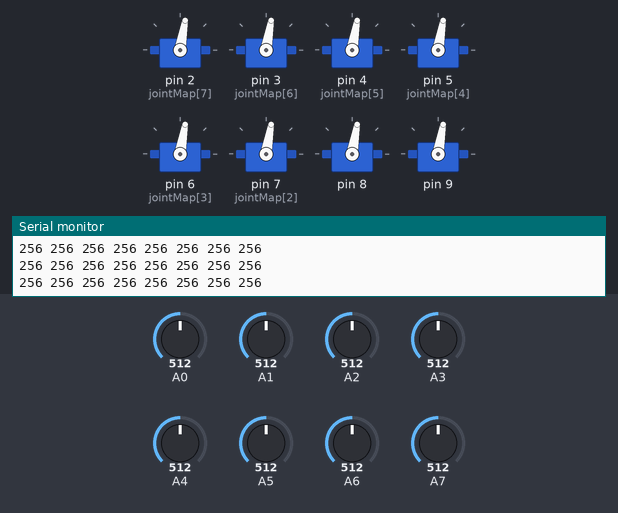
A sketch run on a simulated Arduino Uno, built with avr-gcc and run on an emulated ATmega328P. Parts: 8 × servo, the last lines printed to the serial monitor. The test bench sets the inputs (shaded band); at power-on: A0 = 512, A1 = 512, A2 = 512, A3 = 512, A4 = 512, A5 = 512, A6 = 512, A7 = 512.

Above: at 1.2 s.
1.3 s: A0 set to 716
At 2.0 s:
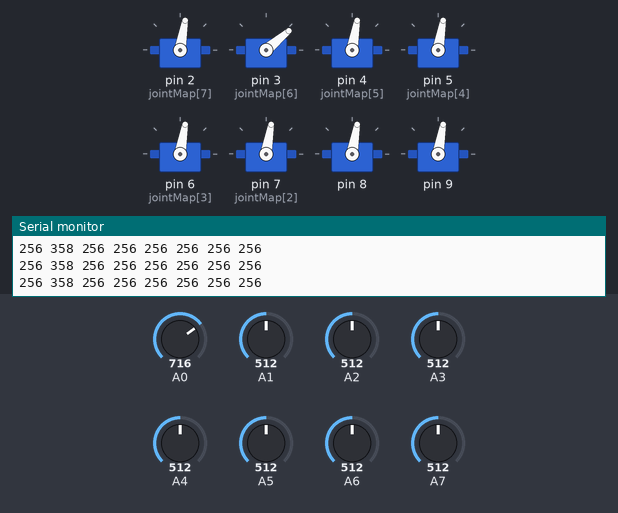
2.8 s: A1 set to 206
At 3.9 s:
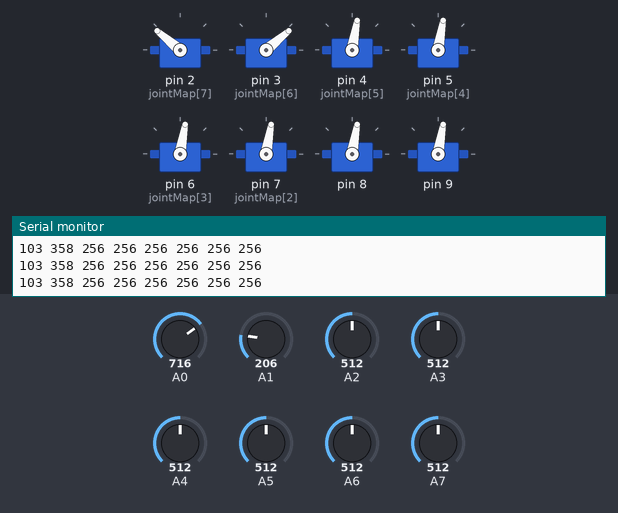
4.3 s: A1 set to 190
At 4.7 s:
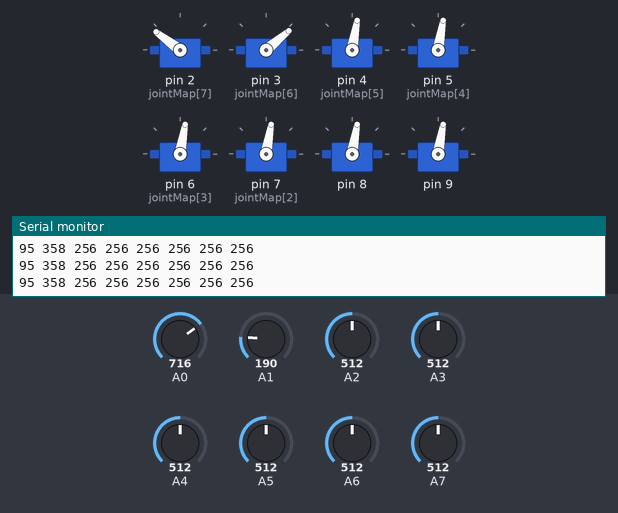
7.3 s: A2 set to 716
At 8.0 s:
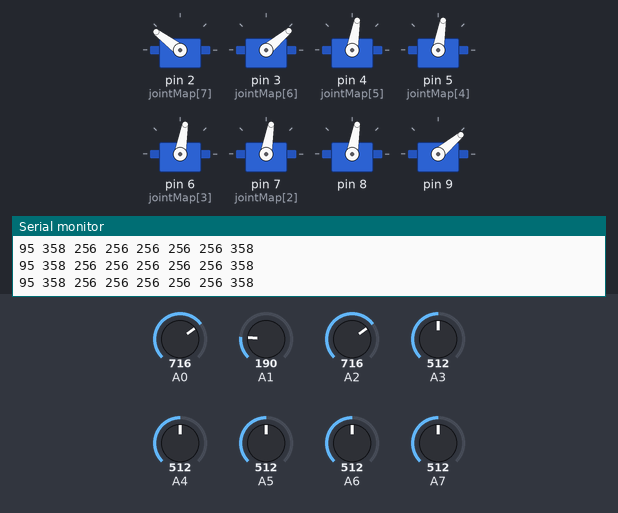
8.8 s: A3 set to 207
At 9.9 s:
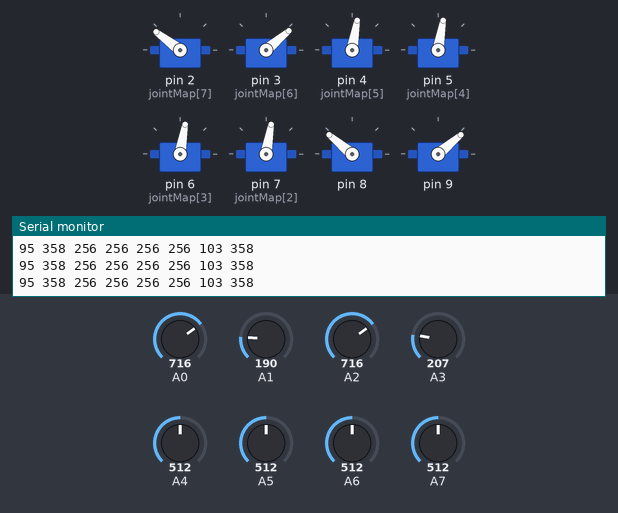
10.3 s: A3 set to 189
At 10.6 s:
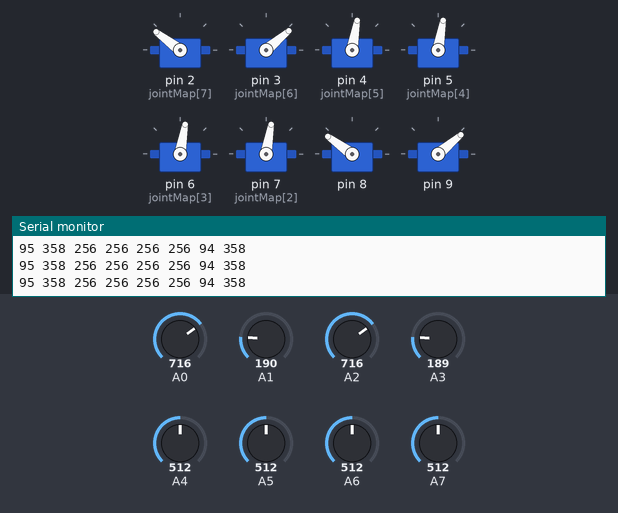
Timing chart, 0 to 13.3 s (numbered marks = the images above; inputs shaded):
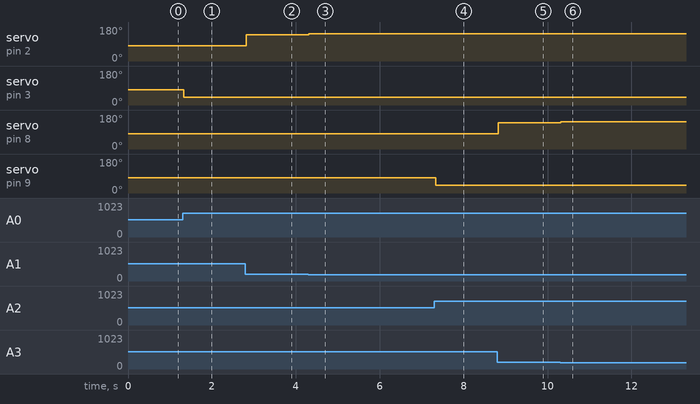

Measured:
- after the input at 1.3 s, servo on pin 3 (jointMap[6]): 80° → 40° at once
- after the input at 2.8 s, servo on pin 2 (jointMap[7]): 80° → 140° at once
- after the input at 4.3 s, servo on pin 2 (jointMap[7]): 140° → 143° at once
- after the input at 7.3 s, servo on pin 9: 80° → 40° at once
- after the input at 8.8 s, servo on pin 8: 80° → 140° at once
- after the input at 10.3 s, servo on pin 8: 140° → 144° at once

The sketch:

code.ino
```cpp
 #include <Servo.h>

const int numJoints = 8;
Servo joints[8];
int potPrev[8];
int jointMap[8] = {1, 0, 7, 6, 5, 4, 3, 2};

int val;    // variable to read the value from the analog pin

void setup() {
  for (int i = 0; i < numJoints; i++) {
    joints[i].attach(i + 2);
    potPrev[i] = 0;
  }
  Serial.begin(9600);
  Serial.println("Begin");
}

void loop() {
  for (int i = 0; i < numJoints; i++) {
    mapPotToJoint(i);
  }
  Serial.println(" ");
  delay(50);                          // waits for the servo to get there
}

void mapPotToJoint(int id) {
  potPrev[id] = 0;
  val = (analogRead(jointMap[id]) + potPrev[id]) / 2;   // reads the value of the potentiometer (value between 0 and 1023)

  Serial.print(val);
  Serial.print(" ");

  if((val - 5) >= potPrev[id] || (val + 5) <= potPrev[id]) {
    potPrev[id] = val;
    val = map(val, 0, 460, 180, 0);
    // scale it to use it with the servo (value between 0 and 180)
    val = constrain(val, 1, 179);
    joints[id].write(val);
  } else {
    potPrev[id] = val;
  }
}
```
